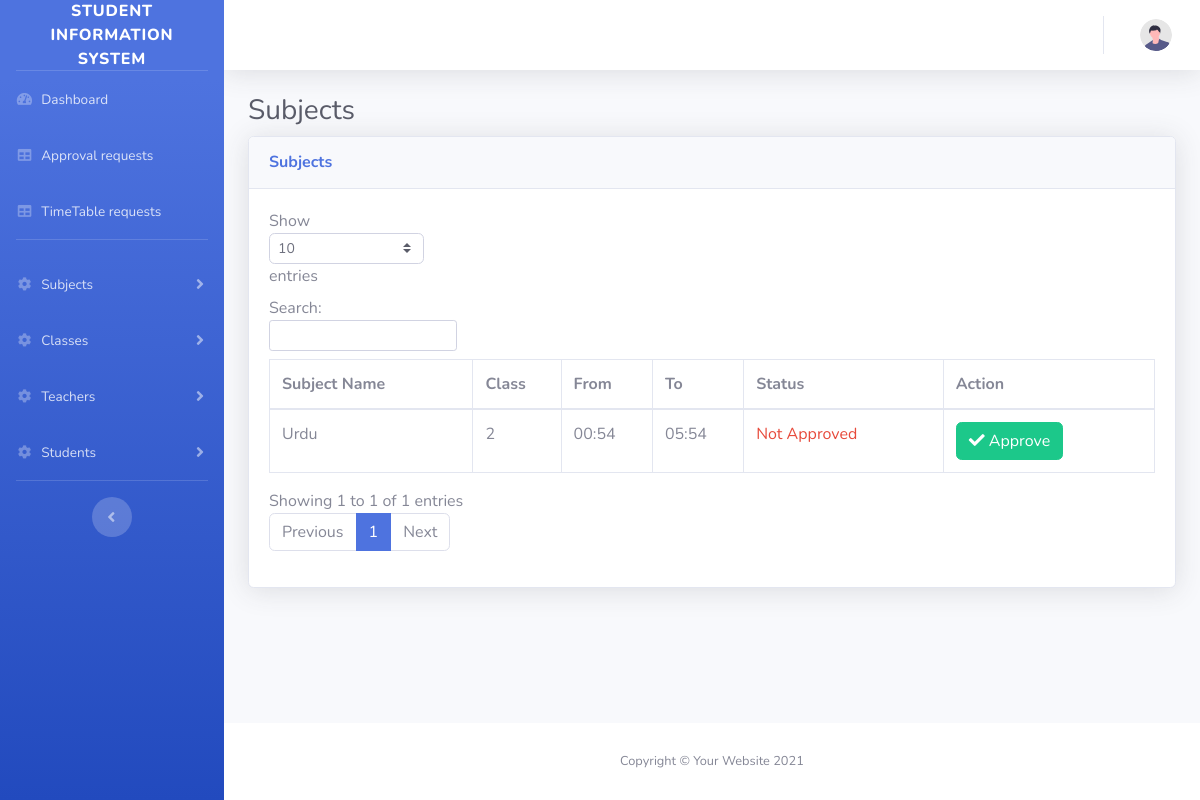
The app's page /index.php/admin/timetable_requests with its own data.
### tables this page shows
CREATE TABLE `timetables` (
  `id` int(11) NOT NULL,
  `teacher_id` int(11) NOT NULL,
  `class_id` int(11) NOT NULL,
  `subject_id` int(11) NOT NULL,
  `time_from` time DEFAULT NULL,
  `time_to` time DEFAULT NULL,
  `status` tinyint(4) NOT NULL COMMENT '0 = not approved, 1 = approved',
  `created_at` timestamp NOT NULL DEFAULT current_timestamp()
);

CREATE TABLE `subjects` (
  `id` int(11) NOT NULL,
  `subject_name` text NOT NULL,
  `class_id` int(11) NOT NULL,
  `subject_code` text NOT NULL,
  `created_at` timestamp NOT NULL DEFAULT current_timestamp()
);

CREATE TABLE `classes` (
  `id` int(11) NOT NULL,
  `class_name` text NOT NULL,
  `created_at` timestamp NOT NULL DEFAULT current_timestamp()
);

### application/controllers/Admin.php (called while the page is built, shortened)
<?php
class Admin extends CI_Controller{
    function __construct(){
        $this->load->helper('common_helper');
        $this->load->model('admin_model');
        $this->load->model('teacher_model');
    }
    public function timetable_requests(){
        $timetable_approval_requests = $this->teacher_model->get_timetables(['status' => NOT_APPROVED]);
        $final_table = [];
        if($timetable_approval_requests){
            foreach($timetable_approval_requests as $k => $v){
                $class = $this->admin_model->get_classes(['id' => $v->class_id]);
                $v->class_detail = $class ? $class[0] : '';
                $subject = $this->admin_model->get_subjects(['id' => $v->subject_id]);
                $v->subject_detail = $subject ? $subject[0] : '';
                $final_table[] = $v;
            }
        }
        $data['timetables'] = $final_table ? $final_table : '';
        $this->load->view('timetables/timetable_requests', $data);
    }
}

### index.php (called while the page is built, shortened)
<?php
require_once BASEPATH.'core/CodeIgniter.php';

### application/models/Teacher_model.php (called while the page is built, shortened)
<?php
class Teacher_model extends CI_Model{
    public function get_timetables($where = false){
        if($where){
            $this->db->where($where);
        }
        $res = $this->db->get('timetables');
        if($res->num_rows() > 0){
            return $res->result();
        }else{
            return false;
        }
    }
}

### application/models/Admin_model.php (called while the page is built, shortened)
<?php
class Admin_model extends CI_Model{
    function get_subjects($where = false){
        if($where){
            $this->db->where($where);
        }
        $res = $this->db->get('subjects');
        if($res->num_rows() > 0){
            return $res->result();
        }else{
            return false;
        }
    }
    function get_classes($where = false){
        if($where){
            $this->db->where($where);
        }
        $res = $this->db->get('classes');
        if($res->num_rows() > 0){
            return $res->result();
        }else{
            return false;
        }
    }
}

### application/views/timetables/timetable_requests.php (the view, shortened to what this page needs)
<h1 class="h3 mb-2 text-gray-800">Subjects</h1>
<div class="card shadow mb-4">
    <div class="card-header py-3">
        <h6 class="m-0 font-weight-bold text-primary">Subjects</h6>
    </div>
    <div class="card-body">
        <div class="table-responsive">
            <table class="table table-bordered" id="dataTable" width="100%" cellspacing="0">
                <thead>
                    <tr>
                        <th>Subject Name</th>
                        <th>Class</th>
                        <th>From</th>
                        <th>To</th>
                        <th>Status</th>
                        <th>Action</th>
                    </tr>
                </thead>
                <tbody>
                    <?php if($timetables): foreach($timetables as $k => $v): ?>
                        <tr>
                            <td><?= $v->class_detail ? $v->subject_detail->subject_name : 'N/A' ?></td>
                            <td><?= $v->class_detail ? $v->class_detail->class_name : 'N/A' ?></td>
                            <td><?= date('H:i', strtotime($v->time_from)) ?></td>
                            <td><?= date('H:i', strtotime($v->time_to)) ?></td>
                            <td><?= $v->status == APPROVED ? '<span class="text-success">Approved</span>' :'<span class="text-danger">Not Approved</span>'; ?></td>
                            <td>
                                <a class='btn btn-success' href="<?= base_url("admin/approve_timetable/{$v->id}") ?>"><i class="fa fa-check"></i> Approve</a>
                            </td>
                        </tr>
                    <?php endforeach; endif; ?>
                </tbody>
            </table>
        </div>
    </div>
</div>

### records on screen
timetables: subject.subject_name "Urdu", class.class_name "2", time_from "00:54", time_to "05:54", status "Not Approved"
